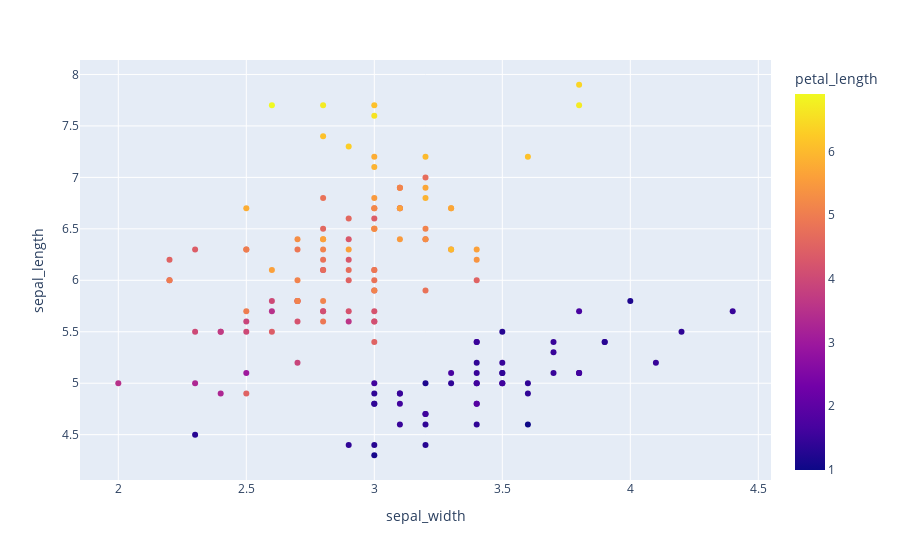

The code cell stored with this chart in its notebook:
### Markdown cell above
#### Color category vs Color continuous

### Code cell
px.scatter(iris, x="sepal_width", y="sepal_length", color="petal_length")

### Figure 1 — Plotly figure (JSON) as saved in the notebook; plotly's stock layout.template omitted (floating-point values rounded to 4 significant figures; data arrays with more than 128 entries replaced by an {"elided": "..."} marker saying what was removed)
{"data": [{"hovertemplate": "sepal_width=%{x}<br>sepal_length=%{y}<br>petal_length=%{marker.color}<extra></extra>", "legendgroup": "", "marker": {"color": {"elided": "150 float values"}, "coloraxis": "coloraxis", "symbol": "circle"}, "mode": "markers", "name": "", "orientation": "v", "showlegend": false, "type": "scatter", "x": {"elided": "150 float values"}, "xaxis": "x", "y": {"elided": "150 float values"}, "yaxis": "y"}], "layout": {"coloraxis": {"colorbar": {"title": {"text": "petal_length"}}, "colorscale": [[0, "#0d0887"], [0.1111, "#46039f"], [0.2222, "#7201a8"], [0.3333, "#9c179e"], [0.4444, "#bd3786"], [0.5556, "#d8576b"], [0.6667, "#ed7953"], [0.7778, "#fb9f3a"], [0.8889, "#fdca26"], [1, "#f0f921"]]}, "legend": {"tracegroupgap": 0}, "margin": {"t": 60}, "xaxis": {"anchor": "y", "domain": [0, 1], "title": {"text": "sepal_width"}}, "yaxis": {"anchor": "x", "domain": [0, 1], "title": {"text": "sepal_length"}}}}
